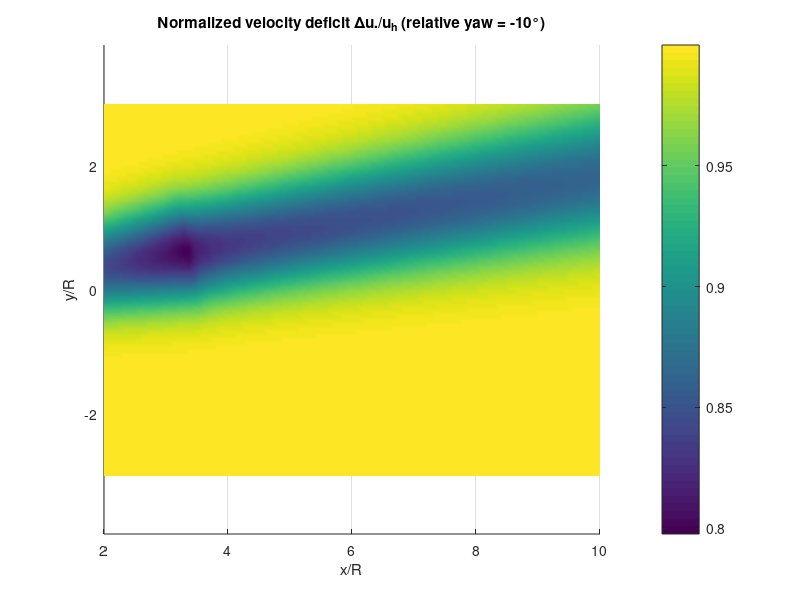
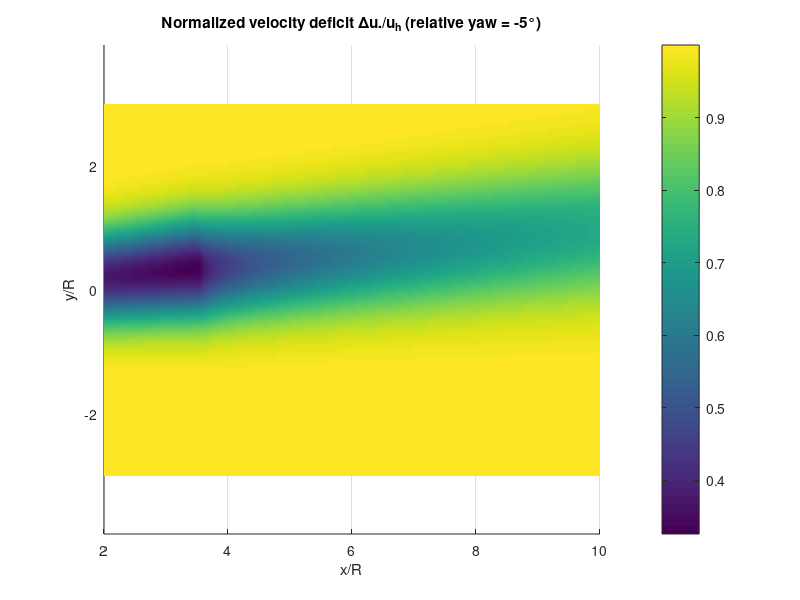
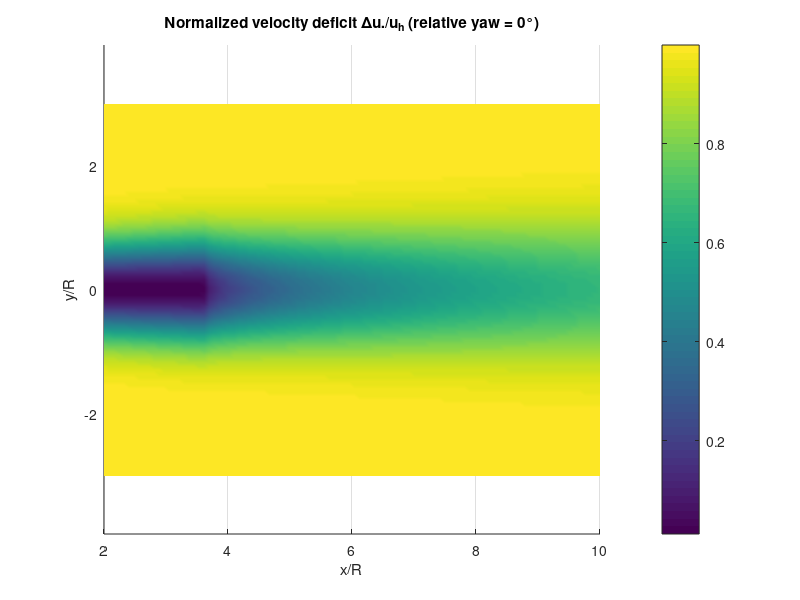
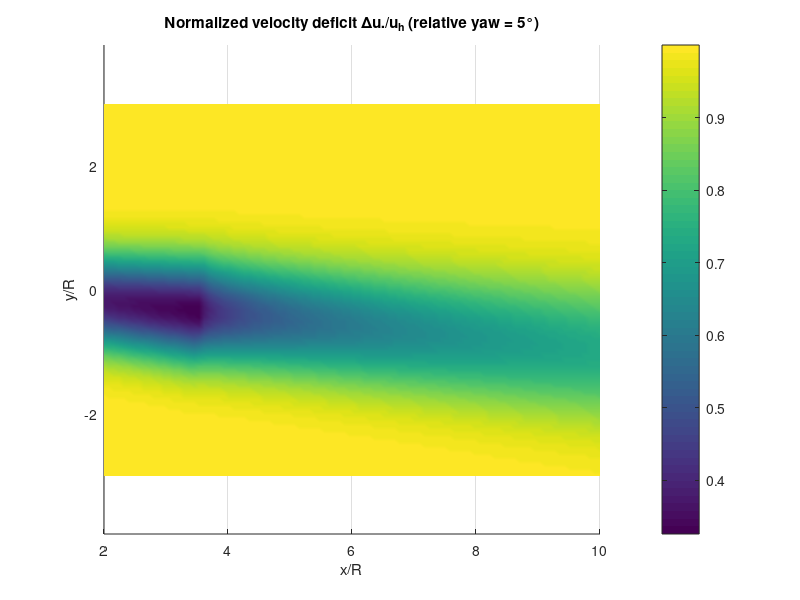

Recreate these plots in MATLAB, in order.
%implementation of Mohammadi et al.:
%https://www.mdpi.com/1996-1073/15/23/9135

%parameter definition:
close all

function params = load_params()
    params.numypoints = 100;
    params.numxpoints = 100;
    params.numzpoints = 5;
    params.CT = 0.66; %torque coeff.
    params.beta = deg2rad   (0); %yaw angle
    %yaw angle is assumed to be positive if the rotor is misaligned in the anticlockwise direction, seen from above.
    params.R = 63; %rotor radius
    params.u_hub = 8; %m./s, hub inflow vel.
    params.u_in = linspace(6,10, params.numzpoints); %distribution of inflow vel over z
    params.u_star = 0.4; %friction velocity
    %(x,y,z) locations from turbine and from ground
    params.z_hub = 90; %hub height
    params.lambda = 7.5; %tip-speed ratio
    params.k = 0.6 .* params.u_star ./ params.u_hub;
    params.alpha_low = -10; %bottom of rotors veer direction in deg
    params.alpha_high = 10; %top
    params.alpha = deg2rad(linspace(params.alpha_low, params.alpha_high, params.numzpoints));
    params.xrange = linspace(2*params.R, 10.*params.R, params.numxpoints);
    params.yrange = linspace(-3.*params.R, 3.*params.R, params.numypoints);
    params.zrange = linspace(params.z_hub - params.R, params.z_hub + params.R, params.numzpoints);
end

tic;

params = load_params();
[X, Y] = meshgrid(params.xrange, params.yrange); %X and Y should be of the same shape, same # entries


%X = 5*params.R;   %single points evaluation
%Y = 1*params.R;

%preallocate flowfield
flowfield = zeros(params.numxpoints, params.numypoints, params.numzpoints);


%vectorize for faster operations
X_vec = X(:); 
Y_vec = Y(:);


%some kind of for loop to go over all z heights initiated here...
for z_idx = 1:params.numzpoints
z = params.zrange(z_idx);
alpha = params.alpha(z_idx);
gamma = params.beta + alpha;

%eq 3
A_star = (1 + sqrt(1- params.CT .* cos(gamma).^2)) ./  (2.*sqrt(1- params.CT .* cos(gamma).^2));

%eq 4
xi_0_hat = params.R .* sqrt(A_star);



%build rotation matrix for x,y at each z:
rotmtx = [cos(alpha), sin(alpha); ...
         -sin(alpha), cos(alpha)];



%veered directions
XYv_vec = [X_vec Y_vec] * rotmtx;
Xv_vec = XYv_vec(:,1);
Yv_vec = XYv_vec(:,2);



%eq 5: determine dimless time 
t_hat = -1.44 .* (params.u_in(z_idx) ./ params.u_star) .* (params.R ./ xi_0_hat) .* ...
         (params.CT .* cos(gamma)^2 .* sin(gamma)) .* ...
         (1 - exp(-0.35 .* (params.u_star ./ params.u_in(z_idx)) .* (Xv_vec ./ params.R)));



%eq 6: normalized wake center
sgn_t_hat = sign(t_hat);
abs_t_hat = abs(t_hat);
num = (pi - 1) .* abs_t_hat.^3 + 2 .* sqrt(3).*pi^2 .* t_hat.^2 + 48.*(pi - 1)^2 .* abs_t_hat;
den = 2.*pi.*(pi - 1).*t_hat.^2 + 4 .* sqrt(3) .*pi^2 .* abs_t_hat + 96.*(pi - 1)^2;

y_hat_c = (num ./ den) .* sgn_t_hat ...
          - (2./pi) .* t_hat ./ (((z + params.z_hub)./xi_0_hat).^2 - 1);


%eq 7: lateral wake center
y_c = y_hat_c .* xi_0_hat;

















%skip eq 8-12: we use the wake shape approximation for now

sigma_hat_squared = (params.k .* Xv_vec + 0.4 .* xi_0_hat ) .* (params.k .* Xv_vec + 0.4 .* xi_0_hat .* cos(gamma));
ratio = (params.R.^2 .* params.CT .* cos(gamma).^3) ./ (2 .* sigma_hat_squared);
ratio = min(ratio, 0.9999);     
C = 1 - sqrt(1 - ratio);

dU = C .* params.u_hub .* exp(-(  (Yv_vec - y_c).^2   + (z-params.z_hub).^2  ) ./ (2 .* sigma_hat_squared   ));

U = params.u_hub - dU;

U ./ params.u_hub;



flowfield(:,:,z_idx) = reshape(U, size(X));

end










toc;

%when using meshgrid:

for z_idx = 1:params.numzpoints
figure('Color','w');
surf(X./params.R, Y./params.R,  flowfield(:,:,z_idx) ./ params.u_hub);
shading interp; view(2);
xlabel('x/R'); ylabel('y/R');
title(['Normalized velocity deficit \Deltau./u_h (relative yaw = ', num2str(rad2deg(params.beta + params.alpha(z_idx))), '°)']);
colorbar; axis equal tight;
grid on;
end



%{
%to do:
- check whether side profiles match paper
- check whether wake deformation shape can be captured in the centerline
formalism in floridyn

- implement this in floridyn 3.0 matlab



%}
%}